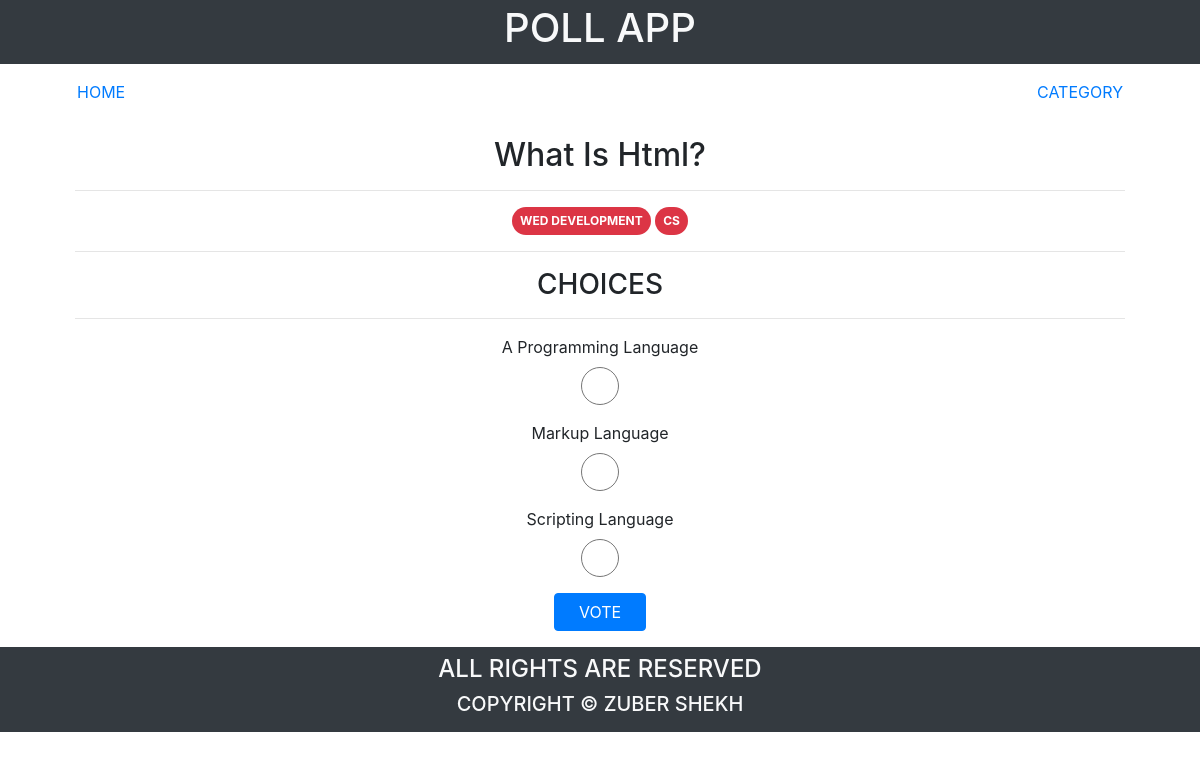
Screenshot of /polls/detail/1 with the database file from the repository.
### polls/models.py (models this page shows, shortened)
class Question(models.Model):
    category = models.ForeignKey('Category',on_delete=models.CASCADE,null=True)
    tags = models.ManyToManyField(Tag,null=True)
    question_text = models.CharField(max_length=200)
    pub_date = models.DateTimeField('date published')

class Tag(models.Model):
    name = models.CharField(max_length=100)
    def __str__(self):
        return f'{self.name}'

class Choice(models.Model):
    question = models.ForeignKey(Question,on_delete=models.CASCADE)
    choice_text = models.CharField(max_length=200)
    votes = models.IntegerField(default=0)

### polls/views.py (the view)
# urls.py: path('detail/<int:question_id>',views.detail,name='detail'),
def detail(request,question_id):
    question = Question.objects.get(pk=question_id)
    context = {
        'question':question,
    }
    return render(request,'polls/detail.html',context)

### polls/templates/polls/detail.html (shortened to what this page needs)
{% extends 'polls/base.html' %}
{% block content %}
<section class="container">
    <div class="row">
        <div class="col-md-12">
            <section class="container text-center">
                <h2 class="text-capitalize">{{question.question_text}}</h2>
                <hr>
                {% for tag in question.tags.all %}
                        <span class="badge badge-pill badge-danger p-2 text-uppercase">{{tag}}</span>
                    {% endfor %}
                <hr>
                <h3 class="text-uppercase">choices</h3>
                <hr>
                <form action="{% url 'polls:vote' question.id %}" method='POST'>
                    {% for choice in question.choice_set.all %}
                        <div class="form-group">
                            <label class="form-label text-capitalize" for="choice{{choice.id}}">{{choice.choice_text}}</label>
                            <input class="form-control" type="radio" name="choice" id="choice{{forloop.counter}}" value="{{choice.id}}">
                        </div>
                    {% endfor %}
                    <div class="form-group">
                        <input class="text-uppercase btn btn-primary px-4" type="submit" value="vote">
                    </div>
                </form>
            </section>
        </div>
    </div>
</section>
{% endblock content %}

### rows the page displays
Question: question_text "What Is Html?"
Tag: name "WED DEVELOPMENT"
Tag: name "CS"
Choice: choice_text "A Programming Language"
Choice: choice_text "Markup Language"
Choice: choice_text "Scripting Language"
